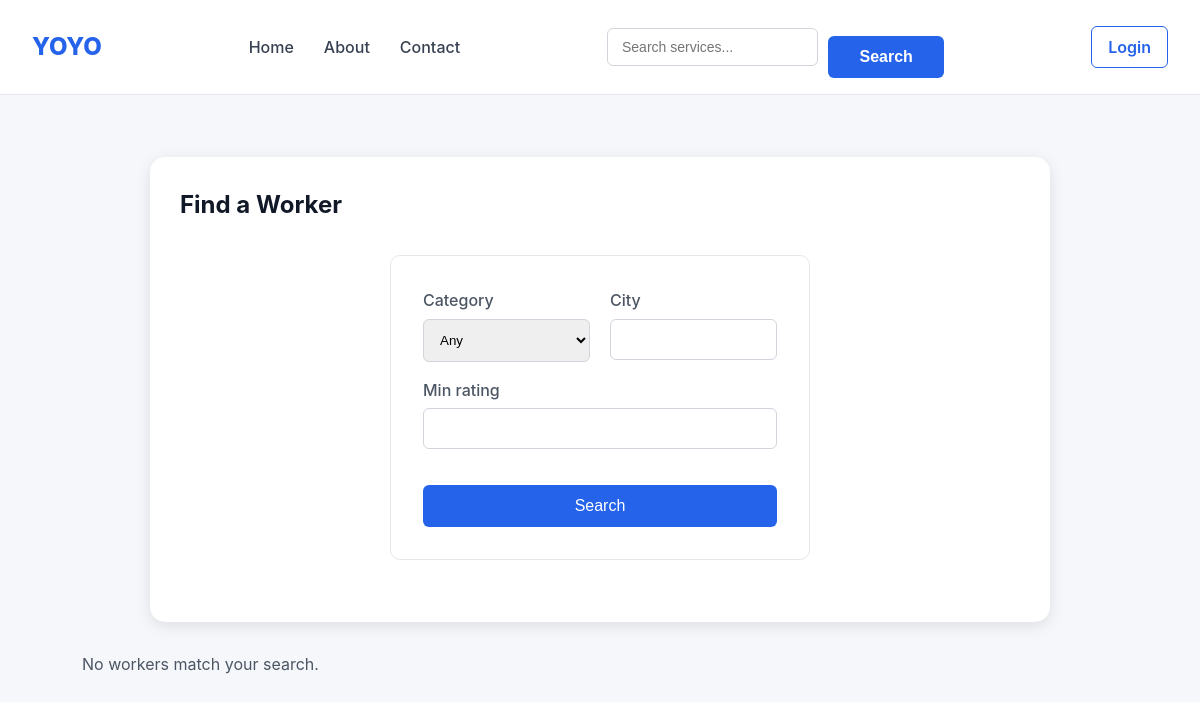
The app's page /workers/search/?category=carpenter, older data.
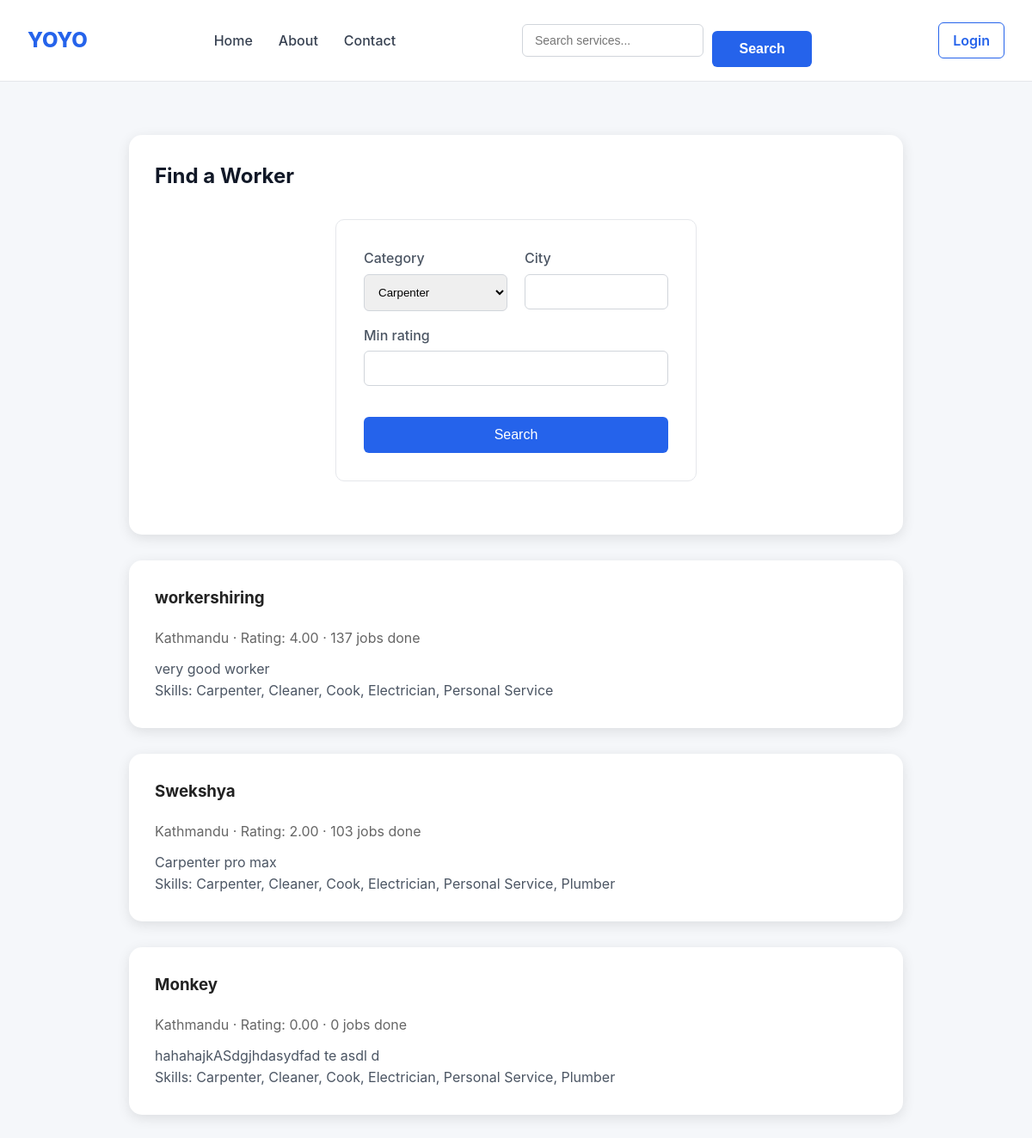
The same page, newer data.
### workers/models.py (models this page shows, shortened)
class WorkerProfile(models.Model):
    id = models.UUIDField(primary_key=True, default=uuid.uuid4, editable=False)
    user = models.OneToOneField(
        settings.AUTH_USER_MODEL, on_delete=models.CASCADE, related_name="worker_profile"
    )
    bio = models.TextField(blank=True)
    hourly_rate = models.DecimalField(max_digits=8, decimal_places=2, null=True, blank=True)
    city = models.CharField(max_length=100)
    is_available = models.BooleanField(default=True)
    is_verified = models.BooleanField(default=False)
    average_rating = models.DecimalField(max_digits=3, decimal_places=2, default=0)
    total_jobs_completed = models.PositiveIntegerField(default=0)
    skills = models.ManyToManyField(ServiceCategory, related_name="workers", blank=True)
    created_at = models.DateTimeField(auto_now_add=True)

### accounts/models.py (models this page shows, shortened)
class User(AbstractUser):
    class Role(models.TextChoices):
        CUSTOMER = "customer", "Customer"
        WORKER = "worker", "Worker"
        ADMIN = "admin", "Admin"
    id = models.UUIDField(primary_key=True, default=uuid.uuid4, editable=False)
    role = models.CharField(max_length=20, choices=Role.choices, default=Role.CUSTOMER)
    phone_number = models.CharField(max_length=20, unique=True, null=True, blank=True)
    address = models.CharField(max_length=255, blank=True)
    city = models.CharField(max_length=100, blank=True)
    latitude = models.DecimalField(max_digits=9, decimal_places=6, null=True, blank=True)
    longitude = models.DecimalField(max_digits=9, decimal_places=6, null=True, blank=True)
    is_phone_verified = models.BooleanField(default=False)
    created_at = models.DateTimeField(auto_now_add=True)
    updated_at = models.DateTimeField(auto_now=True)

### categories/models.py (models this page shows, shortened)
class ServiceCategory(models.Model):
    name = models.CharField(max_length=100, unique=True)
    slug = models.SlugField(max_length=110, unique=True)
    description = models.TextField(blank=True)
    service_image=models.ImageField(upload_to='services/', blank=True, null=True)
    icon = models.CharField(max_length=100, blank=True, help_text="Icon name/key for the frontend")
    base_price = models.DecimalField(max_digits=8, decimal_places=2, help_text="Starting/callout price")
    is_active = models.BooleanField(default=True)
    class Meta:
        verbose_name_plural = "Service categories"
        ordering = ["name"]

### workers/views.py (the view)
# urls.py: path("search/", views.worker_search, name="search"),
def worker_search(request):
    form = WorkerSearchForm(request.GET or None)
    workers = []
    if form.is_valid():
        workers = WorkerService.search(
            category_slug=form.cleaned_data.get("category") or None,
            city=form.cleaned_data.get("city") or None,
            min_rating=form.cleaned_data.get("min_rating"),
        )
    return render(request, "workers/search.html", {"form": form, "workers": workers})

### workers/forms.py
class WorkerSearchForm(forms.Form):
    category = forms.ChoiceField(required=False)
    city = forms.CharField(max_length=100, required=False)
    min_rating = forms.DecimalField(max_digits=3, decimal_places=2, required=False)
    def __init__(self, *args, **kwargs):
        super().__init__(*args, **kwargs)
        self.fields["category"].choices = [("", "Any")] + [
            (c.slug, c.name) for c in ServiceCategory.objects.filter(is_active=True)
        ]

### workers/services.py (called while the page is built, shortened)
    @staticmethod
    def search(*, category_slug=None, city=None, min_rating=None, at_datetime: datetime = None):
        qs = WorkerProfile.objects.filter(is_available=True).select_related("user")
        if category_slug:
            qs = qs.filter(skills__slug=category_slug)
        if city:
            qs = qs.filter(city__iexact=city)
        if min_rating is not None:
            qs = qs.filter(average_rating__gte=min_rating)
        return qs.distinct().order_by("-average_rating")

### workers/templates/workers/search.html (shortened to what this page needs)
{% extends "base.html" %}
{% load static %}
{% block css %}
  <link rel="stylesheet" href="{% static 'css/search.css' %}">
{% endblock %}
{% block content %}
<div class="card">
    <h2>Find a Worker</h2>
    <form method="get">
        <div class="grid">
            <p><label>{{ form.category.label }}</label>{{ form.category }}</p>
            <p><label>{{ form.city.label }}</label>{{ form.city }}</p>
        </div>
        <p><label>{{ form.min_rating.label }}</label>{{ form.min_rating }}</p>
        <button type="submit">Search</button>
    </form>
</div>
{% for worker in workers %}
<div class="card">
    <h3><a href="{% url 'workers:detail' worker.id %}">{{ worker.user.username }}</a></h3>
    <p class="muted">{{ worker.city }} &middot; Rating: {{ worker.average_rating }} &middot; {{ worker.total_jobs_completed }} jobs done</p>
    <p>{{ worker.bio|default:"" }}</p>
    <p>Skills: {% for s in worker.skills.all %}{{ s.name }}{% if not forloop.last %}, {% endif %}{% endfor %}</p>
</div>
{% empty %}
<p>No workers match your search.</p>
{% endfor %}
{% endblock %}

Row changes from the older to the newer data that the page shows:
added WorkerProfile: user.username "workershiring", city "Kathmandu", average_rating "4.00", total_jobs_completed "137", bio "very good worker"
added ServiceCategory: name "Carpenter"
added ServiceCategory: name "Cleaner"
added ServiceCategory: name "Cook"
now on this page (row edited): ServiceCategory: name "Electrician"
added ServiceCategory: name "Personal Service"
added WorkerProfile: user.username "Swekshya", city "Kathmandu", average_rating "2.00", total_jobs_completed "103", bio "Carpenter pro max"
now on this page (row edited): ServiceCategory: name "Plumber"
added WorkerProfile: user.username "Monkey", city "Kathmandu", average_rating "0.00", total_jobs_completed "0", bio "hahahajkASdgjhdasydfad te asdl d"
Text that changed along with them:
form field category: "Any" → "Carpenter"
text no longer shown: "No workers match your search."
